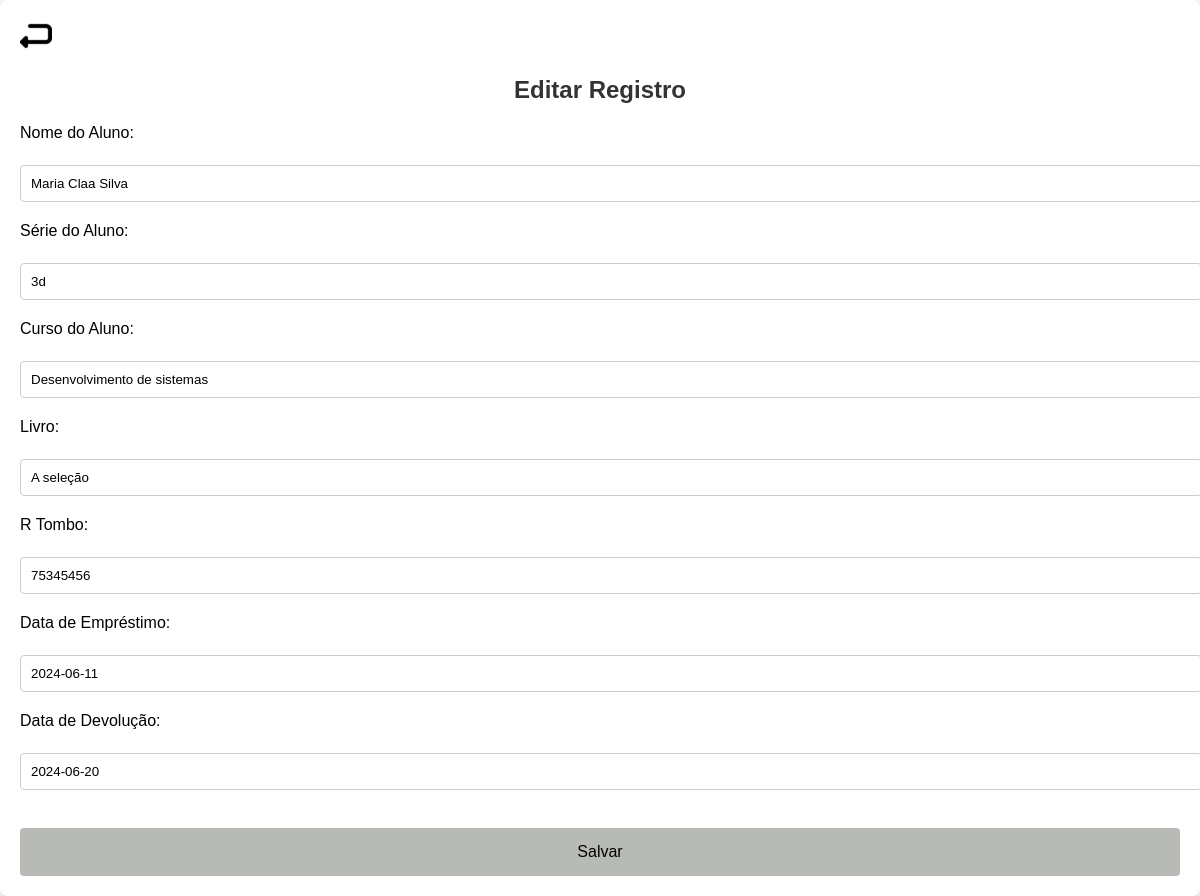
The page /editar.php?id_registro=9 on the database its author committed.
### tables this page shows
CREATE TABLE `registro` (
  `cod_rigistro` int(11) NOT NULL,
  `nomealuno` varchar(65) NOT NULL,
  `seriealuno` varchar(65) NOT NULL,
  `cursoaluno` varchar(65) NOT NULL,
  `livro` varchar(64) NOT NULL,
  `Rtombo` int(11) DEFAULT NULL,
  `datemprestimo` date DEFAULT NULL,
  `datdevolucao` date DEFAULT NULL
);

### editar.php (the view, shortened to what this page needs)
<?php
if (isset($_GET['id_registro'])) {
    $id_registro = $_GET['id_registro'];
    include "conexao.php";
    $sql = "SELECT * FROM registro WHERE cod_rigistro = $id_registro";
    $resultado = mysqli_query($conexao, $sql);
    if ($resultado) {
        if (mysqli_num_rows($resultado) > 0) {
            $registro = mysqli_fetch_assoc($resultado);
        } else {
            echo "Registro não encontrado.";
        }
    } else {
        echo "Erro ao consultar o banco de dados: " . mysqli_error($conexao);
    }
} else {
    echo "ID de registro não fornecido na URL.";
}
?>
<!DOCTYPE html>
<html lang="pt-br">
<head>
    <link rel="stylesheet" type="text/css" href="editcss.css">
</head>
<body>
    <form action="atualizar.php" method="post">
    <a href="pesquisa.php"><img src="img/return.png"></a>
    <h2>Editar Registro</h2>
        <label for="nomealuno">Nome do Aluno:</label><br>
        <input type="text" id="nomealuno" name="nomealuno" value="<?php echo isset($registro['nomealuno']) ? $registro['nomealuno'] : ''; ?>"><br>
        <label for="seriealuno">Série do Aluno:</label><br>
        <input type="text" id="seriealuno" name="seriealuno" value="<?php echo isset($registro['seriealuno']) ? $registro['seriealuno'] : ''; ?>"><br>
        <label for="cursoaluno">Curso do Aluno:</label><br>
        <input type="text" id="cursoaluno" name="cursoaluno" value="<?php echo isset($registro['cursoaluno']) ? $registro['cursoaluno'] : ''; ?>"><br>
        <label for="livro">Livro:</label><br>
        <input type="text" id="livro" name="livro" value="<?php echo isset($registro['livro']) ? $registro['livro'] : ''; ?>"><br>
        <label for="Rtombo">R Tombo:</label><br>
        <input type="text" id="Rtombo" name="Rtombo" value="<?php echo isset($registro['Rtombo']) ? $registro['Rtombo'] : ''; ?>"><br>
        <label for="datemprestimo">Data de Empréstimo:</label><br>
        <input type="text" id="datemprestimo" name="datemprestimo" value="<?php echo isset($registro['datemprestimo']) ? $registro['datemprestimo'] : ''; ?>"><br>
        <label for="datdevolucao">Data de Devolução:</label><br>
        <input type="text" id="datdevolucao" name="datdevolucao" value="<?php echo isset($registro['datdevolucao']) ? $registro['datdevolucao'] : ''; ?>"><br><br>
        <input type="submit" value="Salvar">
    </form>
</body>
</html>

### editcss.css (style rules this page uses)
body { font-family: Arial, sans-serif; margin: 0; padding: 0; background-color: #f5f5f5; }
h2 { text-align: center; margin-top: 20px; color: #333; }
form { background-color: #fff; padding: 20px; border-radius: 8px; box-shadow: 0 2px 4px rgba(0, 0, 0, 0.1); max-width: 1300px; margin: 0 auto; }
label { display: block; margin-bottom: 5px; }
input[type="text"] { width: 100%; padding: 10px; margin-bottom: 20px; border: 1px solid #ccc; border-radius: 4px; }
input[type="submit"] { background-color: #b8bab6; color: rgb(0, 0, 0); padding: 15px 20px; border: none; border-radius: 4px; cursor: pointer; font-size: 16px; width: 100%; }

### rows shown on the page
registro: nomealuno "Maria Claa Silva", seriealuno "3d", cursoaluno "Desenvolvimento de sistemas", livro "A seleção", Rtombo "75345456", datemprestimo "2024-06-11", datdevolucao "2024-06-20"
